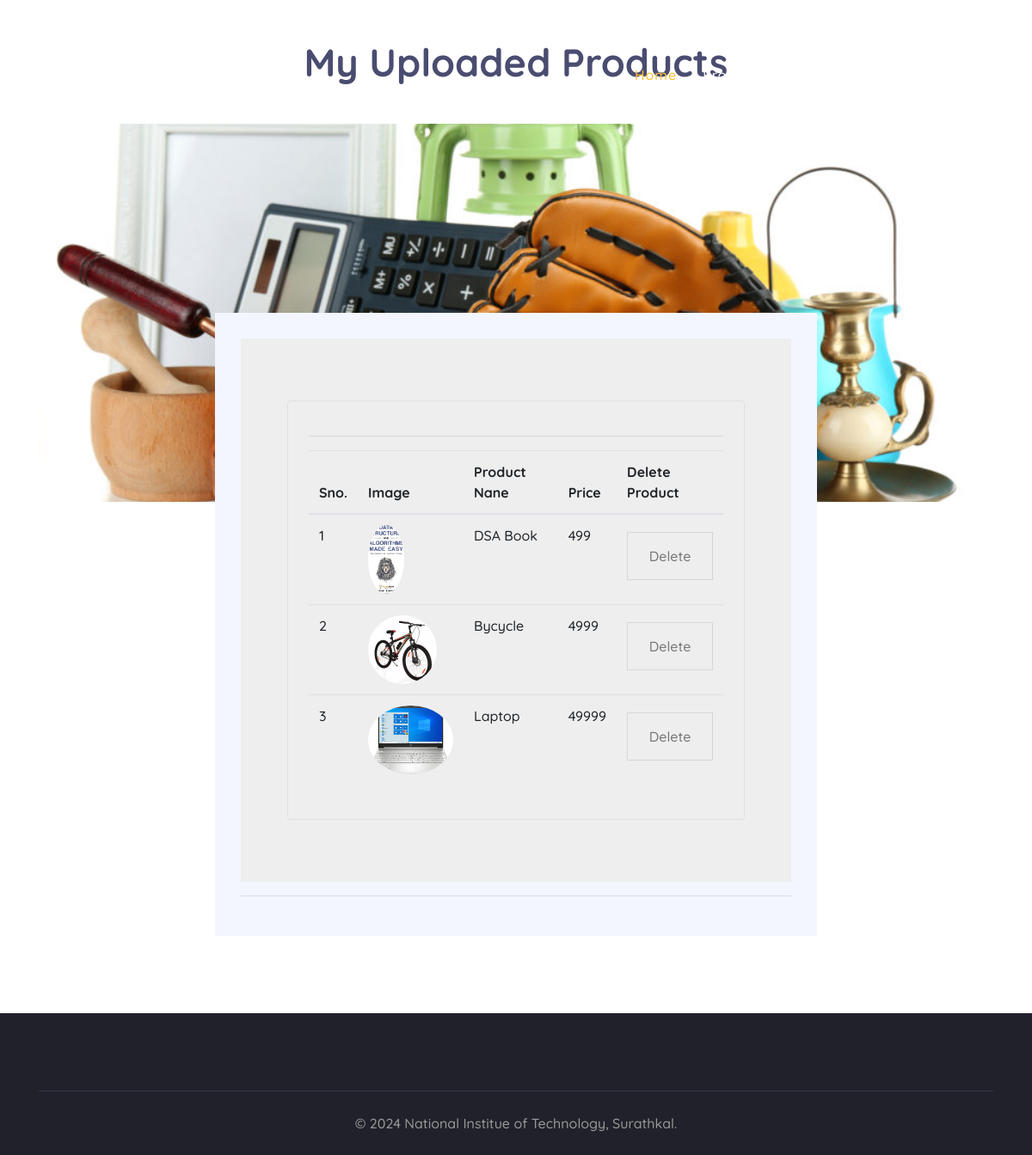
The app's page /myproducts (signed in) with its own data.
### SellPurchase/models/product.py (models this page shows, shortened)
class Product(models.Model):
    name=models.CharField(max_length=50)
    price=models.IntegerField(default=0)
    category=models.ForeignKey(Category,on_delete=models.CASCADE,default=1)
    description=models.CharField(max_length=200,default='',null=True,blank=True)
    image=models.ImageField(upload_to='uploads/products/',null=True,blank=True)
    student=models.ForeignKey(Student,on_delete=models.CASCADE)
    @staticmethod
    def get_products_by_student(student):
        return Product.objects.filter(student=student)

### SellPurchase/views/myproducts.py (the view, shortened to what this page needs)
# urls.py: path('myproducts', myproducts.Myproducts.as_view() ,name='myproducts'),
class Myproducts(View):
    def get(self ,request):
        student=request.session.get('student')
        products = Product.get_products_by_student(student)
        return render(request , 'myproducts.html' , {'products' : products} )

### SellPurchase/templates/myproducts.html (shortened to what this page needs)
{% extends 'navbar.html' %}
{% block main %}
{% load static %}
<div class="contact">
    <div class="container">
        <div class="section-header text-center">
            <h2>My Uploaded Products</h2>
        </div>
        <div class="contact-img">
        </div>
        <div class="contact-form">
             <section style="background-color: #eee;">
                <div class="container py-5">
                  <div class="container">
                    <div class="border rounded p-4 m-4">
                         <hr>
                         <table class="table">
                             <thead>
                                 <tr>
                                     <th>Sno.</th>
                                     <th>Image</th>
                                     <th>Product Nane</th>
                                     <th>Price</th>
                                     <th>Delete Product</th>
                                 </tr>
                             </thead>
                             <tbody>
                                 {% for product in products %}
                                 <tr>
                                     <td>{{forloop.counter}}</td>
                                     <td><img style="height: 80px;" class="rounded-circle" src="{{product.image.url}}" alt=""></td>
                                     <td>{{product.name}}</td>
                                     <td>{{product.price}}</td>
                                     <td>
                                         <form action="/myproducts" method="POST" class="btn-block">
                                             <input type="submit" class="btn btn-custom mt-2"  value="Delete">
                                         </form>
                                     </td>
                                 </tr>
                                 {% endfor %}
                             </tbody>
                         </table>
                    </div>
                 </div>
                </div>
              </section>
            <hr>
        </div>
    </div>
</div>
{% endblock %}

### SellPurchase/static/css/style.css (style rules this page uses)
body { color: #777777; font-weight: 500; background: #ffffff; font-family: 'Quicksand', sans-serif; }
h1, h2, h3, h4, h5, h6 { color: #4a4c70; }
.btn.btn-custom { padding: 12px 20px; text-align: center; font-size: 16px; font-weight: 500; color: #777777; border-radius: 0; border: 2px solid #FDBE33; box-shadow: inset 0 0 0 0 #FDBE33; transition: ease-out 0.3s; -webkit-transition: ease-out 0.3s; -moz-transition: ease-out 0.3s; }
.section-header { position: relative; width: 100%; max-width: 700px; margin: 0 auto 45px auto; }
.section-header h2 { margin: 0; font-size: 45px; font-weight: 700; }
.contact { position: relative; width: 100%; padding: 45px 0; }
.contact .contact-img { position: relative; width: 100%; }
.contact .contact-form { position: relative; width: 100%; max-width: 700px; margin: 0 auto; margin-top: -220px; padding: 30px; background: #f3f6ff; }
.contact .contact-form input { padding: 15px; background: none; border-radius: 0; border: 1px solid rgba(0, 0, 0, .1); }
.contact .contact-form .btn.btn-custom { width: 100%; }

### records on screen
Product: image (picture), name "DSA Book", price "499"
Product: image (picture), name "Bycycle", price "4999"
Product: image (picture), name "Laptop", price "49999"
